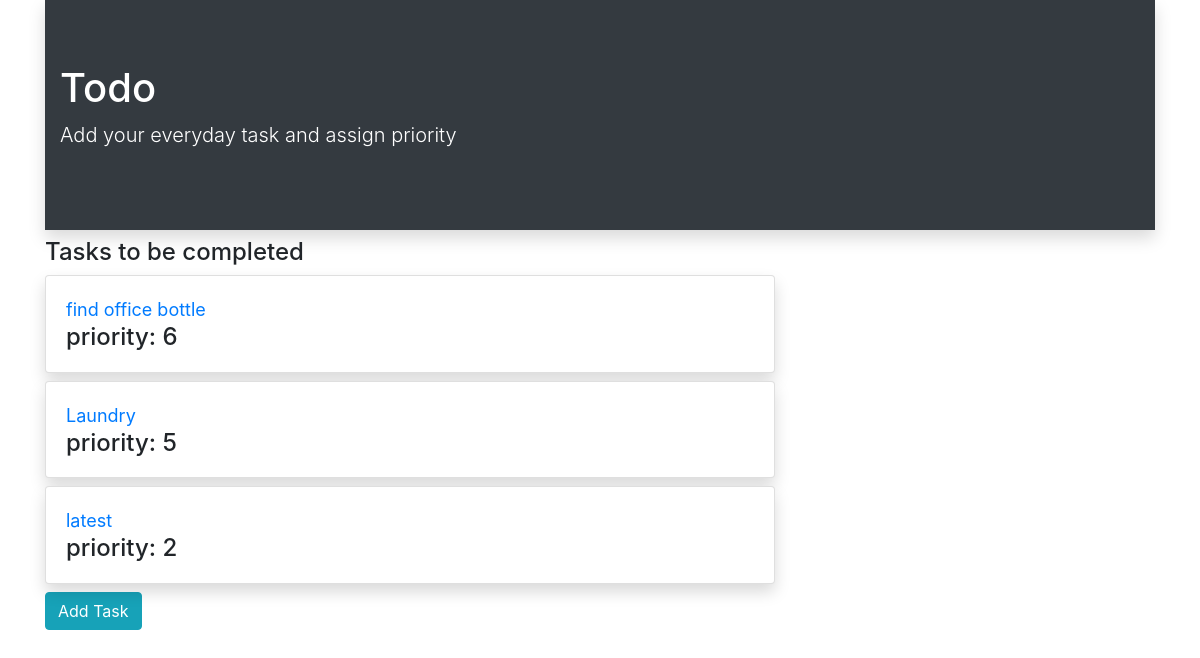
The app's page /cbvindex/, older data.
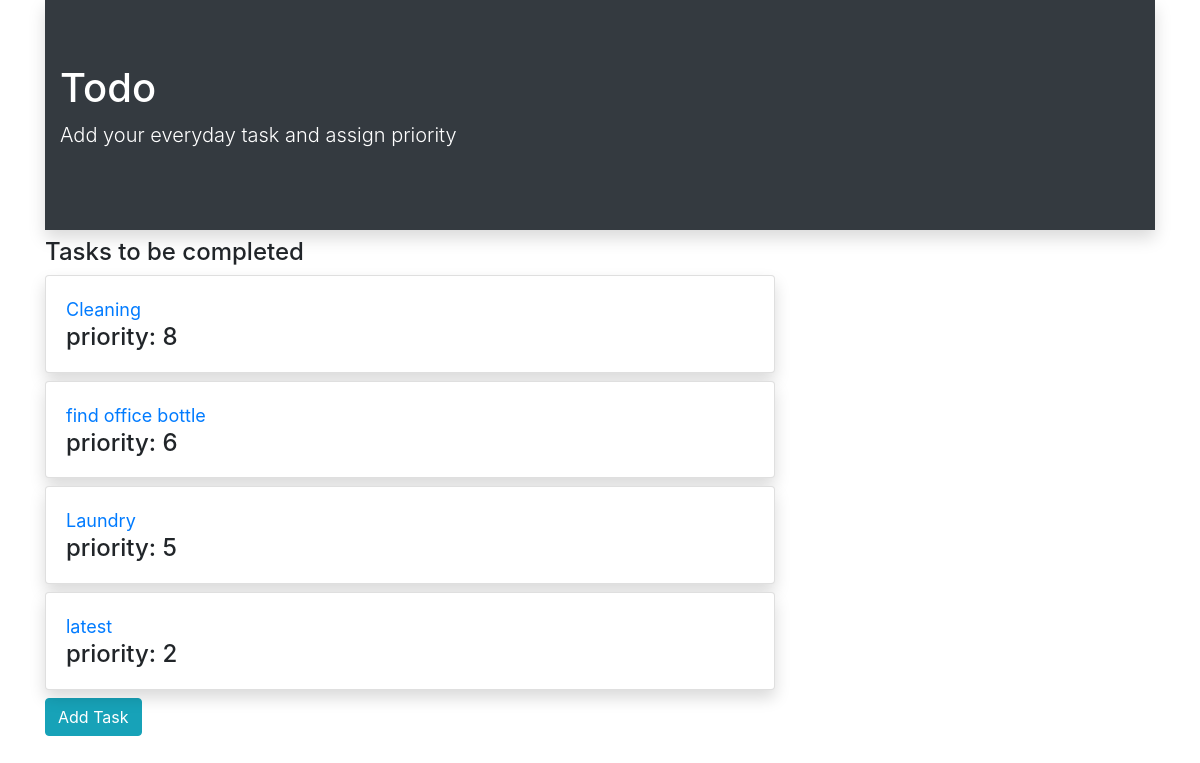
The same page, newer data.
### todoapp/models.py (models this page shows, shortened)
class Task(models.Model):
    text=models.CharField(max_length=500)
    priority=models.IntegerField()
    date=models.DateField(default=datetime.date.today)

### todoapp/views.py (the view)
# urls.py: path("cbvindex/",TaskListView.as_view(),name="cbvindex"),
class TaskListView(ListView):
    model = Task
    template_name = "todoapp/cbvindex.html"
    def get_context_data(self, **kwargs):
        context = super().get_context_data(**kwargs)
        context['tasks'] = Task.objects.all().order_by('-priority').values
        return context

### templates/todoapp/cbvindex.html
{% extends 'todoapp/base.html' %}
{% block body %}
<div class="container">
    <div class="row">
        <div class="col-md-12">
            <div class="jumbotron jumbotron-fluid bg-dark text-white mb-2 shadow">
                <div class="container">
                    <div class="banner">
                        <div class="banner-text">
                            <h1>Todo</h1>
                            <p class="lead">Add your everyday task and assign priority</p>
                        </div>
                    </div>
                </div>
            </div>
        </div>
    </div>
    <div class="row">
        <div class="col-sm-8 center">
            <h4>Tasks to be completed</h4>
            {% for task in tasks %}
            <div class="card shadow bg-white rounded mb-2 " >
                <div class="card-body">
                    <a href="{% url 'todoapp:cbvdetail' task.id %}" class="card-title" style="font-size:18px">{{task.text}}</a>
                    <h4 class="card-text">priority: {{task.priority}}</h4>
                </div>
            </div>
            {% endfor %}
            <a class="btn btn-info" href="{% url 'todoapp:cbvadd' %}">Add Task</a>
        </div>
    </div>
</div>
{% endblock %}

Row changes from the older to the newer data that the page shows:
added Task: text "Cleaning", priority "8"
